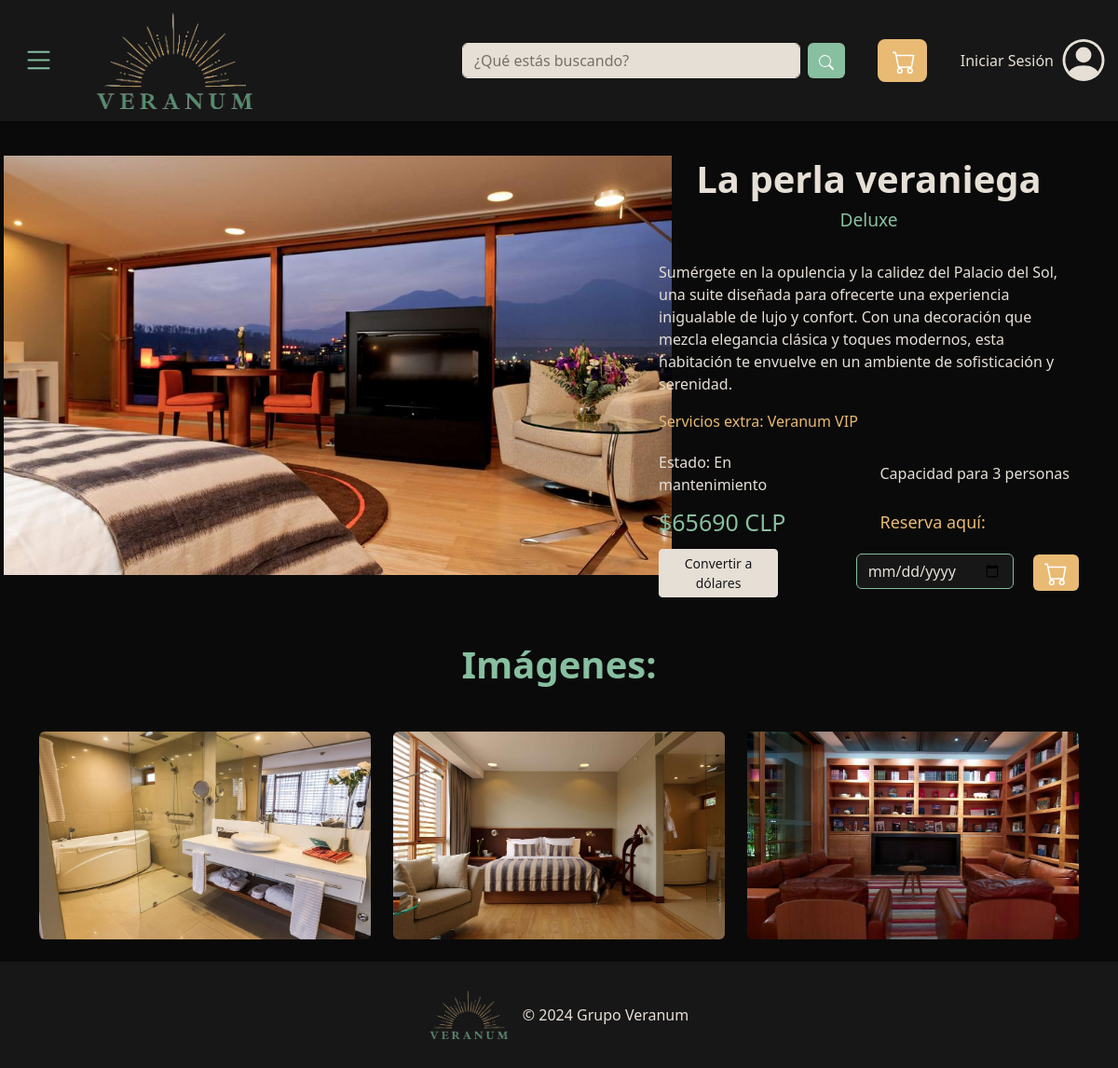
/1/, run on the app's committed database.
### Store/models.py (models this page shows)
class Habitacion(models.Model):
    idHab         = models.AutoField(primary_key=True)
    nombre        = models.CharField(max_length=50)
    servicio      = models.ForeignKey('servicio', on_delete=models.CASCADE)
    dispHab       = models.ForeignKey('dispHab', on_delete=models.CASCADE)
    descripcion   = models.CharField(max_length=550)
    imagen        = models.ImageField(upload_to='habitaciones/imagenes')
    ytVidId       = models.CharField(max_length=11, null=True)
    precio        = models.IntegerField()
    capacidad     = models.IntegerField()
    tipoHab       = models.ForeignKey('tipoHab', on_delete=models.CASCADE)

class tipoHab(models.Model):
    idTipo        = models.IntegerField(primary_key=True)
    nombre        = models.CharField(max_length=20)

class servicio(models.Model):
    idServ         = models.AutoField(primary_key=True)
    nombre        = models.CharField(max_length=50)

class dispHab(models.Model):
    idDisp        = models.AutoField(primary_key=True)
    nombre        = models.CharField(max_length=40)

class imgHab(models.Model):
    idImg         = models.AutoField(primary_key=True)
    idHab         = models.ForeignKey('Habitacion', on_delete=models.CASCADE)
    imagen        = models.ImageField(upload_to='habitaciones/capturas')

### Store/views.py (the view)
# urls.py: path('<int:idHab>/', views.verHab, name='verHab'),
def verHab(request, idHab):
    habitacion = Habitacion.objects.get(idHab = idHab)
    capturas = imgHab.objects.filter(idHab = habitacion)
    return render(request, 'habiplantilla.html', {'habitacion': habitacion, 'capturas': capturas})

### Store/templates/habiplantilla.html (shortened to what this page needs)
{% extends "plantilla_base.html"  %}
{% block contenido %}
<div class="container pt-5">
    <div class="row mt-5 ">
      <div class="col-12 col-lg-7 justify-content-center align-items-center d-flex">
        <img src="{{habitacion.imagen.url}}" alt="" width="800" height="450">
      </div>
      <div class="col justify-content-end mt-4">
        <h4 style="font-size:40px; text-align: center; color: #e6dfd6; font-weight: bold">{{ habitacion.nombre }}</h4>
        <h4 style="font-size: larger; text-align: center; color: #88bfa0">{{ habitacion.tipoHab.nombre }}</h4>
        <p style="color: #e6dfd6; padding-top: 25px;">{{ habitacion.descripcion }}</p>
        <p style="color: #E8BA74">Servicios extra: {{ habitacion.servicio.nombre }}</p>
        <div class="row align-items-center d-flex">
          <div class="col-4 ">
            <p class="pt-1" id="producto" style="text-align: start; margin-bottom: 10px; color: #e6dfd6;">Estado: {{habitacion.dispHab.nombre}}</p>
          </div>
          <div class="offset-2 col-6">
            <p class="pt-1" id="stock" style="text-align: start; margin-bottom: 10px; color: #e6dfd6"> Capacidad para {{ habitacion.capacidad }} personas</p>
          </div>
          <div class="col-6 d-flex align-items-center">
            <p type="text" style="color: success; font-size: 25px; color: #88bfa0; position:relative; margin-bottom: 5px; text-align: start;" class="preciohabitacion">${{ habitacion.precio }} CLP</p>
          </div>
          <div class="col-6">
            <p style="font-size: 18px; color: #E8BA74; font-weight: 500; text-align: start; margin-bottom: 5px;">Reserva aquí:</p>
          </div>
          <div class="col-6">
            <button type="button" class="btnConversion btn btn-primary btn-sm mt-1" id="btn_conversion"style="width: 60%;">Convertir a dólares</button>
          </div>
          <div class="col-6 d-flex justify-content-end align-items-center">
            <input type="date" class="fechaReserva form-control" id="fechaReserva" name="fechaReserva" style="width: 85%; height: 45%;background-color: #171717; border-color: #88bfa0; color: #e6dfd6;" required>
            <a class="btn-carro btn btn-primary btn mt-1" href="{% url 'agregarHabCarro' idHab=habitacion.idHab%}" role="button" id="btn-carro" style="width: 80px; margin-left: 10%;">
            </a>
          </div>
        </div>
      </div>
    </div>
    <h1 class="mt-5" style="color: #88bfa0; text-align: center; font-weight: bold;">Imágenes:</h1>
    <div class="row mt-5">
      {%for captura in capturas%}
      <div class="col-lg-4 col-md-12 mb-4 mb-lg-0">
        <img src="{{ captura.imagen.url }}"
        class="img-fluid w-100 shadow-1-strong rounded mb-4 hover-overlay img-clickable"
        alt="Captura"
        data-fancybox="galeria1">
      </div>
      {%endfor%}
    </div>
      </div>
    </div>
{% endblock %}

### Store/static/style.css (style rules this page uses)
body { background-color: #0A0A0A; }
h1 { color: #88bfa0; }
#producto { color: #88BFA0; }
#stock { color: #88BFA0; }
#btn-carro { background-color: #E8BA74; color: white; border: none; }
#btn_conversion { background-color: #e6dfd6; border-color: #E6DFD6; color: #171717; }
.form-control::placeholder { color: #aed3be }

### data on the page
Habitacion: imagen (picture), nombre "La perla veraniega", tipoHab.nombre "Deluxe", descripcion "Sumérgete en la opulencia y la calidez del Palacio del Sol, una suite diseñada para ofrecerte una experiencia inigualable de lujo y confort. Con una decoración que mezcla elegancia clásica y toques modernos, esta habitación te envuelve en un ambiente de sofisticación y serenidad.", servicio.nombre "Veranum VIP", dispHab.nombre "En mantenimiento", capacidad "3", precio "65690"
imgHab: imagen (picture)
imgHab: imagen (picture)
imgHab: imagen (picture)
